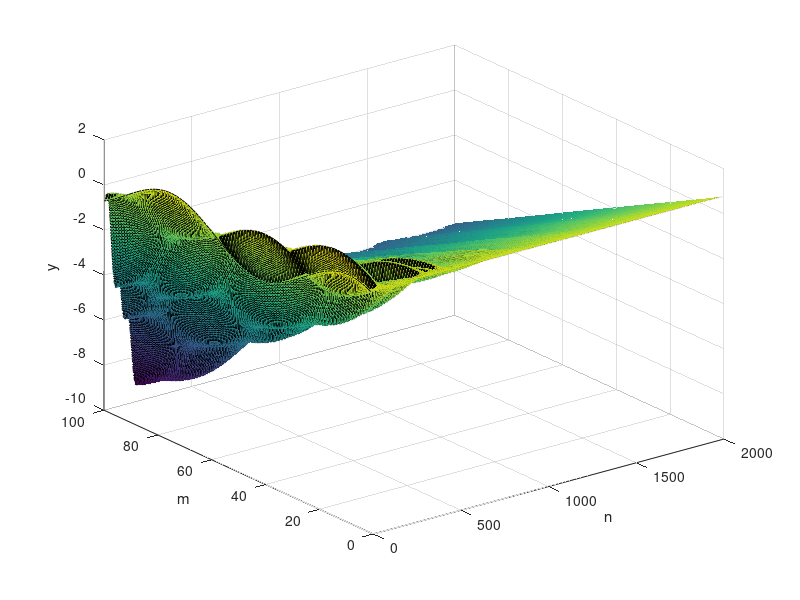
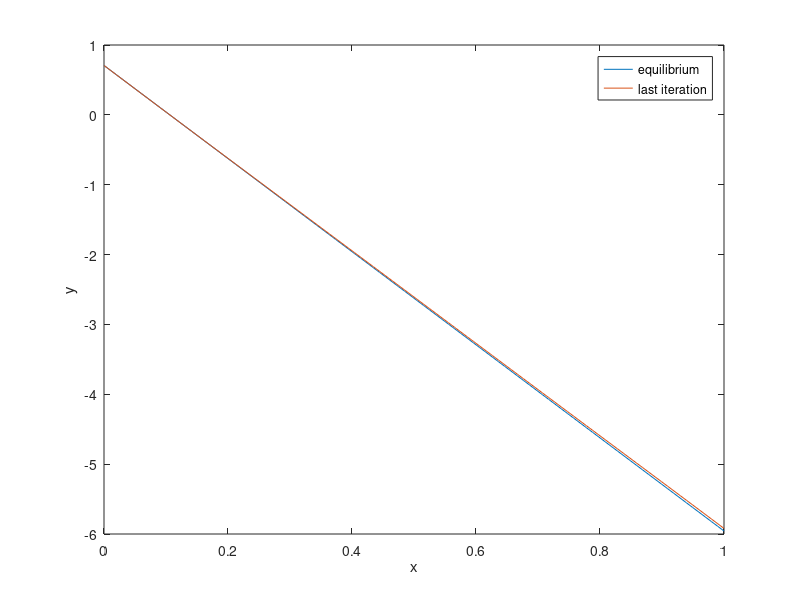
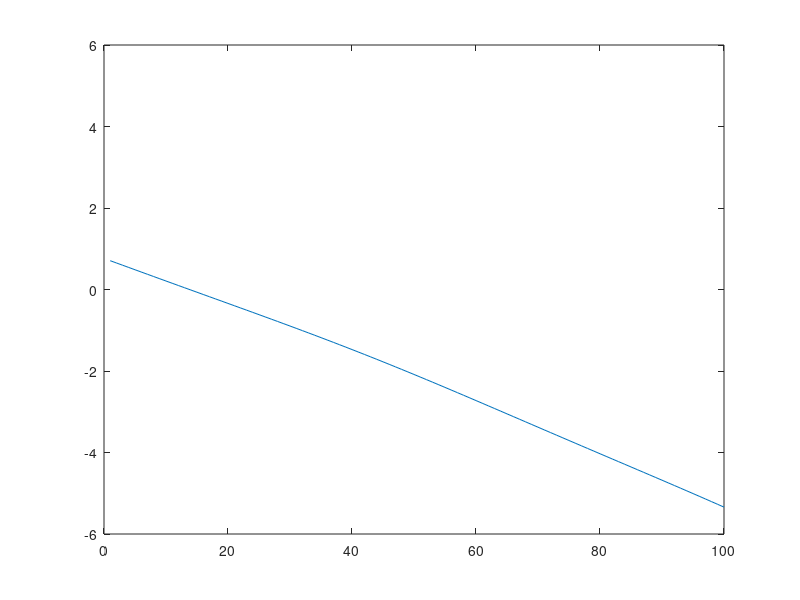

Recreate these plots in MATLAB, in order.
% Constants start

% Linear mass density (u)
linear_mass_density = 0.01;

% Tension force (T)
tension_force = 100;

% viscous damping coefficent [N*s/m]
b = 0.5;

% String length (L)
string_length = 1;

%Matrix
M = 100;
N = 2000;

% Constants end

beta = b / 2 / linear_mass_density;
x = linspace(0, string_length, M)';
velocity = sqrt(tension_force / linear_mass_density);
dx = x(2) - x(1);
dt = dx / velocity;
p = (velocity * dt / dx)^2;
q = 1 + beta * dt;
u = 1 - beta * dt;

% boundary conditions
% (l, r) Dirichlet condition
% (h, k) Neumann condition

% Dirichlet - Neumann
s = sin(3 * pi * x + pi / 4);
g = x .* (1 - x);
l = sqrt(2) / 2 * ones(1, N);
k = -3 * pi * sqrt(2) / 2 * ones(1, N);

f(:, 1) = s;
f(1, 2:N) = l(2:N);
f(2:M - 1, 2) = p / 2 * (f(3:M, 1) - 2 * f(2:M - 1, 1) + f(1:M - 2, 1)) + f(2:M - 1, 1) + u * dt * g(2:M - 1);
f(M, 2) = p * (dx * k(2) - f(M, 1) + f(M - 1, 1)) + f(M, 1) + u * dt * g(M);

for n = 2:N - 1
    f(2:M - 1, n + 1) = (1 / q) * p * (f(3:M, n) - 2 * f(2:M - 1, n) + f(1:M - 2, n)) + 2 * (1 / q) * f(2:M - 1, n) - (u / q) * f(2:M - 1, n - 1);
    f(M, n + 1) = (1 / q) * p * 2 * (dx * k(n) - f(M, n) + f(M - 1, n)) + 2 * (1 / q) * f(M, n) - (u / q) * f(M, n - 1);
end

plot_x = 0:1 / (M - 1):1;
plot_y = 0:1 / (M - 1):1;

figure(1)
surf(f);
zlabel('y');
xlabel('n');
ylabel('m');
% damping must be set to 0
figure(2)
plot(plot_x, k(1) * plot_x + l(1), plot_y, f(:, N));
legend({'equilibrium', 'last iteration'})
xlabel('x');
ylabel('y');
X = 1:M;
fig = figure(3);
axh = axes('Parent',fig);
i = 1;
ph = plot(axh, X,f(:,i));
xlim([0 M]);
ylim([-6 6]);

while i < M
    i = i + 1;
    set(ph,'YData',f(:, i));
    pause(0.1)
end

